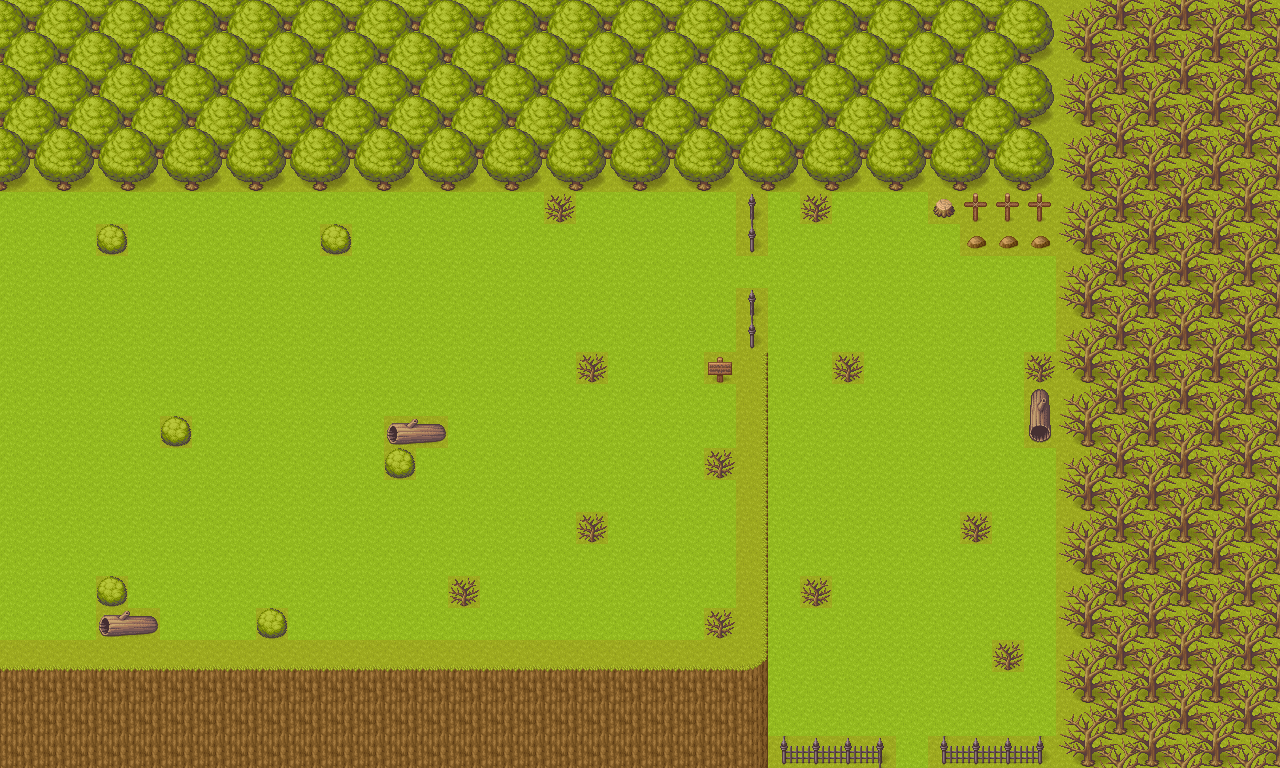

This game map was drawn from its Tiled (.tmx) file and the tilesets committed beside it. A one-line description and the trimmed map source follow:
An orthogonal 40x24 tile map with 32x32 px tiles, 4 tile layers (foreground, middleground, background, collision), 2 tilesets.

<map version="1.2" tiledversion="1.2.4" orientation="orthogonal" renderorder="left-up" width="40" height="24" tilewidth="32" tileheight="32" infinite="0" nextlayerid="5" nextobjectid="1">
 <tileset firstgid="1" source="../Tilesheet/[Base]BaseChip_pipo.tsx" />
 <tileset firstgid="1065" source="../Tilesheet/[Tile] Collision.tsx" />
 <layer id="2" name="foreground" width="40" height="24">
  <data>[960 cells, 960 non-empty, 1 distinct tile ids]</data>
 </layer>
 <layer id="1" name="middleground" width="40" height="24">
  <data>[960 cells, 515 non-empty, 30 distinct tile ids]</data>
 </layer>
 <layer id="3" name="background" width="40" height="24">
  <data>[960 cells, 0 non-empty, 0 distinct tile ids]</data>
 </layer>
 <layer id="4" name="collision" width="40" height="24" opacity="0.1">
  <data>[960 cells, 515 non-empty, 1 distinct tile ids]</data>
 </layer>
</map>
